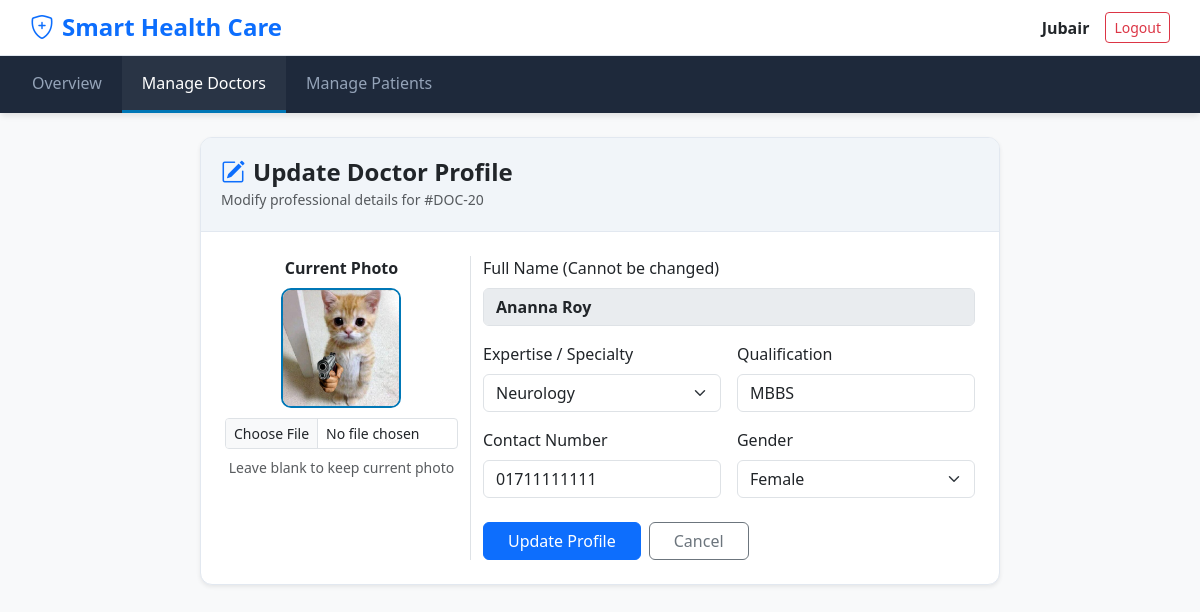
The page /admin/edit_doctor.php?id=20 (signed in) on the database its author committed.
### tables this page shows
CREATE TABLE `doctors` (
  `doctor_id` int(11) NOT NULL,
  `full_name` varchar(150) DEFAULT NULL,
  `expertise` varchar(100) NOT NULL,
  `qualification` varchar(255) DEFAULT NULL,
  `gender` enum('Male','Female','Other') DEFAULT NULL,
  `consultancy_fee` decimal(10,2) NOT NULL DEFAULT 0.00,
  `contact_number` varchar(20) NOT NULL,
  `image_url` varchar(255) DEFAULT 'assets/img/default_doctor.jpg',
  `availability` longtext DEFAULT NULL CHECK (json_valid(`availability`))
);

### admin/edit_doctor.php (the view, shortened to what this page needs)
<?php
require '../config/db.php';
if (isset($_GET['id'])) {
    $doctor_id = $_GET['id'];
    $stmt = $pdo->prepare("SELECT * FROM Doctors WHERE doctor_id = ?");
    $stmt->execute([$doctor_id]);
    $doctor = $stmt->fetch();
} else {
    header('Location: manage_doctors.php');
    exit;
}
?>
<!DOCTYPE html>
<html lang="en">
<head>
    <link href="https://cdn.jsdelivr.net/npm/bootstrap@5.3.3/dist/css/bootstrap.min.css" rel="stylesheet">
    <link rel="stylesheet" href="https://cdn.jsdelivr.net/npm/bootstrap-icons@1.11.3/font/bootstrap-icons.min.css">
</head>
<body>
<div class="header-top d-flex justify-content-between align-items-center">
    <div class="brand"><h4 class="mb-0 text-primary fw-bold"><i class="bi bi-shield-plus me-2"></i>Smart Health Care</h4></div>
    <div class="user-profile d-flex align-items-center">
        <span class="me-3 fw-bold"><?= htmlspecialchars($_SESSION['username']); ?></span>
        <a href="../actions/logout.php" class="btn btn-outline-danger btn-sm">Logout</a>
    </div>
</div>
<nav class="sub-nav mb-4">
    <div class="container-fluid">
        <ul class="nav">
            <li class="nav-item"><a class="nav-link" href="admin_dashboard.php">Overview</a></li>
            <li class="nav-item"><a class="nav-link active" href="manage_doctors.php">Manage Doctors</a></li>
            <li class="nav-item"><a class="nav-link" href="manage_patients.php">Manage Patients</a></li>
        </ul>
    </div>
</nav>
<div class="container">
    <div class="form-card shadow-sm">
        <div class="form-header">
            <h4 class="mb-0 fw-bold"><i class="bi bi-pencil-square me-2 text-primary"></i>Update Doctor Profile</h4>
            <small class="text-muted">Modify professional details for #DOC-<?= $doctor['doctor_id'] ?></small>
        </div>
        <div class="p-4">
            <form action="../actions/update_doctor.php" method="POST" enctype="multipart/form-data">
                <div class="row g-4">
                    <div class="col-md-4 text-center border-end">
                        <label class="form-label d-block fw-bold">Current Photo</label>
                        <img id="imgPreview" src="../<?= htmlspecialchars($doctor['image_url'] ?: 'assets/img/default_doc.jpg') ?>" class="preview-img" alt="Doctor">
                        <input type="file" name="doctor_image" class="form-control form-control-sm" id="imageInput" accept="image/*">
                        <small class="text-muted d-block mt-2">Leave blank to keep current photo</small>
                    </div>
                    <div class="col-md-8">
                        <div class="row g-3">
                            <div class="col-12">
                                <label class="form-label">Full Name (Cannot be changed)</label>
                                <input type="text" class="form-control" value="<?= htmlspecialchars($doctor['full_name']) ?>" readonly>
                            </div>
                            <div class="col-md-6">
                                <label class="form-label">Expertise / Specialty</label>
                                <select name="expertise" class="form-select" required>
                                    <?php
                                    $specialties = ['Cardiology', 'Neurology', 'General Medicine', 'Pediatrics', 'Dental', 'Orthopedics'];
                                    foreach($specialties as $s): ?>
                                        <option value="<?= $s ?>" <?= ($doctor['expertise'] == $s) ? 'selected' : '' ?>><?= $s ?></option>
                                    <?php endforeach; ?>
                                </select>
                            </div>
                            <div class="col-md-6">
                                <label class="form-label">Qualification</label>
                                <input type="text" name="qualification" class="form-control" value="<?= htmlspecialchars($doctor['qualification']) ?>" required>
                            </div>
                            <div class="col-md-6">
                                <label class="form-label">Contact Number</label>
                                <input type="text" name="contact" class="form-control" value="<?= htmlspecialchars($doctor['contact_number']) ?>" required>
                            </div>
                            <div class="col-md-6">
                                <label class="form-label">Gender</label>
                                <select name="gender" class="form-select">
                                    <option value="Female" <?= ($doctor['gender'] == 'Female') ? 'selected' : '' ?>>Female</option>
                                </select>
                            </div>
                        </div>
                        <div class="mt-4 d-flex gap-2">
                            <button type="submit" class="btn btn-primary px-4">Update Profile</button>
                            <a href="manage_doctors.php" class="btn btn-outline-secondary px-4">Cancel</a>
                        </div>
                    </div>
                </div>
            </form>
        </div>
    </div>
</div>
</body>
</html>

### admin/edit_doctor.php (style rules this page uses)
:root { --primary-blue: #0077b6; --light-bg: #f8f9fa; --nav-dark: #1e293b; }
body { background-color: var(--light-bg); font-family: 'Segoe UI', sans-serif; }
.header-top { background: #fff; padding: 12px 30px; border-bottom: 1px solid #e2e8f0; }
.sub-nav { background: var(--nav-dark); box-shadow: 0 4px 6px -1px rgba(0,0,0,0.1); }
.sub-nav .nav-link { color: #94a3b8; padding: 15px 20px; font-weight: 500; transition: all 0.3s; }
.sub-nav .nav-link:hover, .sub-nav .nav-link.active { color: #fff; background: rgba(255,255,255,0.05); border-bottom: 3px solid var(--primary-blue); }
.form-card { background: #fff; border-radius: 12px; border: 1px solid #e2e8f0; max-width: 800px; margin: 20px auto; overflow: hidden; }
.form-header { background: #f1f5f9; padding: 20px; border-bottom: 1px solid #e2e8f0; }
.preview-img { width: 120px; height: 120px; object-fit: cover; border-radius: 10px; border: 2px solid var(--primary-blue); margin-bottom: 10px; }
.form-control[readonly] { background-color: #e9ecef; cursor: not-allowed; font-weight: 600; }

### rows shown on the page
doctors: doctor_id "20", image_url (picture), full_name "Ananna Roy", expertise "Neurology", qualification "MBBS", contact "01711111111", gender "Female"

### other values the page prints
$_SESSION['username'] "Jubair"
